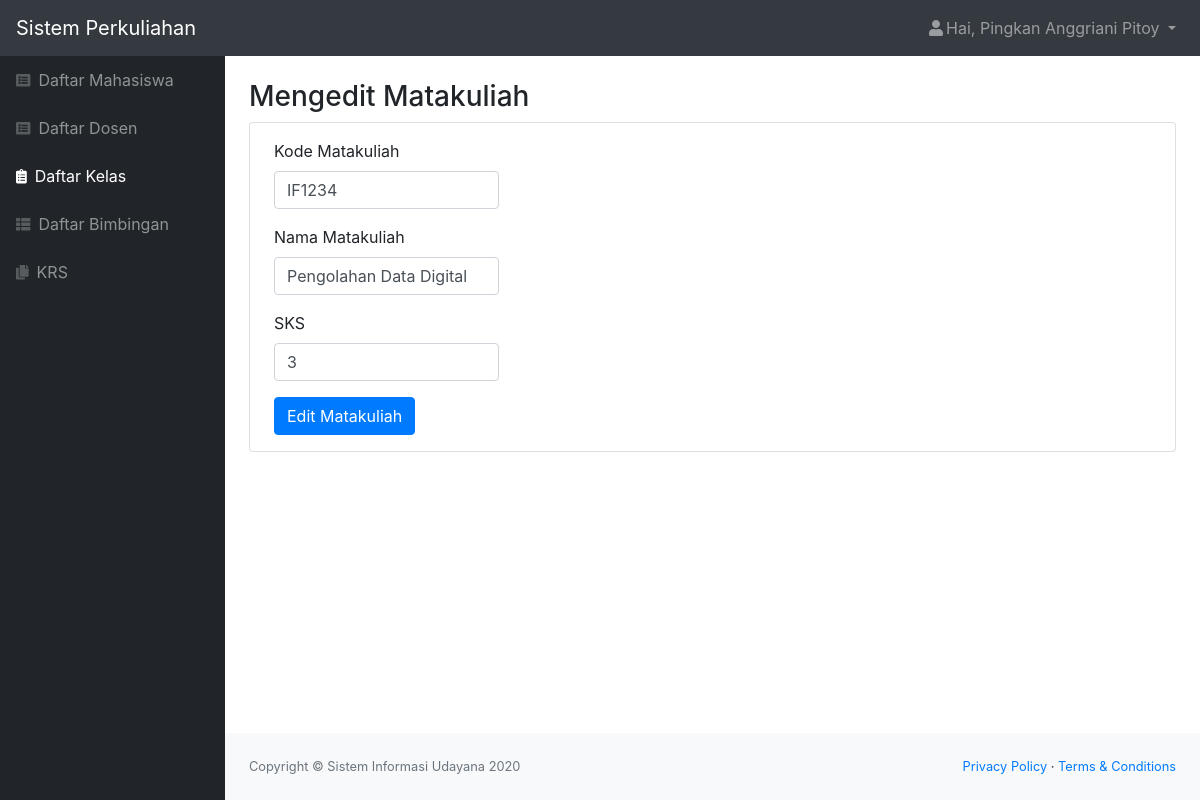
Page /editMatkul.php?id_mk=1 (signed in) on the committed database.
### tables this page shows
CREATE TABLE `matakuliah` (
  `id_mk` int(11) NOT NULL,
  `kode_mk` char(6) NOT NULL,
  `matakuliah` varchar(100) NOT NULL,
  `sks` int(11) NOT NULL
);

### editMatkul.php (the view, shortened to what this page needs)
<?php
include "function.php";
$nama = $_SESSION['nama'];
$role = $_SESSION['id'];
$id = $_GET['id_mk'];
$queryMK = mysqli_query($koneksi, "SELECT * FROM matakuliah WHERE id_mk = '$id'");
$mk = mysqli_fetch_assoc($queryMK);
?>
<!DOCTYPE html>
<html lang="en">
    <head>
        <link href="styles.css" rel="stylesheet" />
        <link href="https://cdn.datatables.net/1.10.20/css/dataTables.bootstrap4.min.css" rel="stylesheet" />
    </head>
    <body class="sb-nav-fixed">
        <nav class="sb-topnav navbar navbar-expand navbar-dark bg-dark">
            <a class="navbar-brand" href="index.html">Sistem Perkuliahan</a>
            <ul class="navbar-nav ml-auto">
                <li class="nav-item dropdown">
                    <a class="nav-link dropdown-toggle" id="userDropdown" href="#" role="button" data-toggle="dropdown" aria-haspopup="true" aria-expanded="false"><i class="fas fa-user fa-fw"></i>Hai, <?= $nama; ?> </a>
                </li>
            </ul>
        </nav>
        <div id="layoutSidenav">
            <div id="layoutSidenav_nav">
                <nav class="sb-sidenav accordion sb-sidenav-dark" id="sidenavAccordion">
                    <div class="sb-sidenav-menu">
                        <div class="nav">
                            <a class="nav-link" href="mhs.php"
                                ><div class="sb-nav-link-icon"><i class="fas fa-list-alt"></i></div>
                                Daftar Mahasiswa</a
                            >
                            <a class="nav-link" href="dosen.php"
                                ><div class="sb-nav-link-icon"><i class="fas fa-list-alt"></i></div>
                                Daftar Dosen</a
                            >
                            <a class="nav-link active" href="kelas.php"
                                ><div class="sb-nav-link-icon"><i class="fas fa-clipboard-list"></i></div>
                                Daftar Kelas</a
                            >
                            <a class="nav-link" href="bimbingan.php"
                                ><div class="sb-nav-link-icon"><i class="fas fa-th-list"></i></div>
                                Daftar Bimbingan</a
                            >
                            <?php if($role == "1") { ?>
                            <a class="nav-link" href="krs.php"
                                ><div class="sb-nav-link-icon"><i class="fas fa-copy"></i></div>
                                KRS</a>
                            <?php } ?>
                        </div>
                    </div>
                </nav>
            </div>
            <div id="layoutSidenav_content">
                <main>
                    <div class="container-fluid">
                        <h3 class="mt-4">Mengedit Matakuliah</h3>
                        <div class="card mb-4">
                            <form form action="function.php?act=editMatakuliah&id_mk=<?= $id; ?>" id="buat" method="POST" >
                                <div class="form-group ml-4 py-3 mb-0">
                                    <label for="kode_mk">Kode Matakuliah</label>
                                    <input type="text" class="form-control col-sm-3" id="kode_mk" name="kode_mk"  value="<?= $mk['kode_mk']; ?>" >
                                </div>
                                <div class="form-group ml-4">
                                    <label for="matakuliah">Nama Matakuliah</label>
                                    <input type="text" class="form-control col-sm-3" id="matakuliah" name="matakuliah"  value="<?= $mk['matakuliah']; ?>">
                                </div>
                                <div class="form-group ml-4">
                                    <label for="sks">SKS</label>
                                    <input type="number" class="form-control col-sm-3" id="sks" name="sks" value="<?= $mk['sks']; ?>">
                                </div>
                                <input type="submit" name="buat_btn" id="buat" class="btn btn-primary ml-4 mb-3" value="Edit Matakuliah">
                            </form>
                        </div>
                    </div>
                </main>
                <footer class="py-4 bg-light mt-auto">
                    <div class="container-fluid">
                        <div class="d-flex align-items-center justify-content-between small">
                            <div class="text-muted">Copyright &copy; Sistem Informasi Udayana 2020</div>
                            <div>
                                <a href="#">Privacy Policy</a>
                                &middot;
                                <a href="#">Terms &amp; Conditions</a>
                            </div>
                        </div>
                    </div>
                </footer>
            </div>
        </div>
    </body>
</html>

### rows in the picture
matakuliah: kode_mk "IF1234", matakuliah "Pengolahan Data Digital", sks "3"

### other values in the picture
$nama "Pingkan Anggriani Pitoy"
